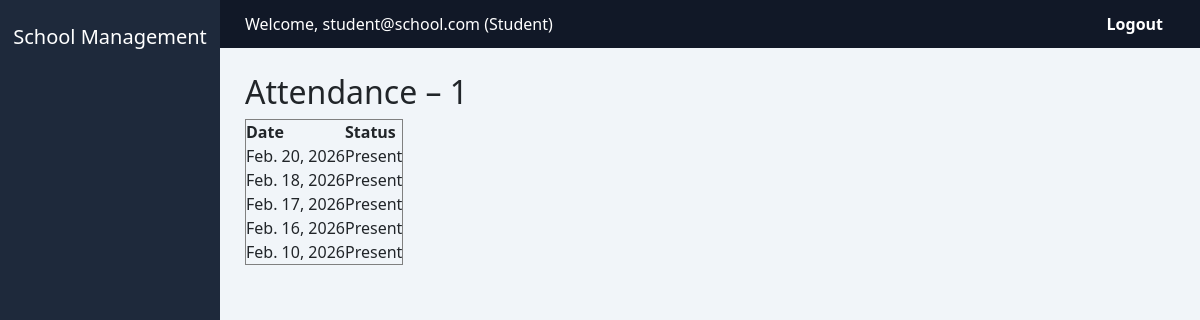
Page /attendance/1/ (signed in) on the committed database.
### accounts/models.py (models this page shows, shortened)
class CustomUser(AbstractUser):
    username = None
    email = models.EmailField(unique=True)
    ROLE_CHOICES = (
        ('ADMIN','Admin'),
        ('TEACHER','Teacher'),
        ('STUDENT','Student'),
        ('PARENT','Parent'),
    )
    role = models.CharField(max_length=10, choices=ROLE_CHOICES)
    USERNAME_FIELD = 'email'
    REQUIRED_FIELDS = []
    objects = CustomUserManager()

### profiles/models.py (models this page shows, shortened)
class StudentProfile(models.Model):
    user = models.OneToOneField(CustomUser, on_delete=models.CASCADE)
    admission_no = models.CharField(max_length=20, unique=True)
    class_name = models.CharField(max_length=20)
    section = models.CharField(max_length=10)
    date_of_birth = models.DateField()

### attendance/models.py (models this page shows, shortened)
class AttendanceRecord(models.Model):
    STATUS_CHOICES = (
        ('P', 'Present'),
        ('A', 'Absent'),
    )
    student = models.ForeignKey(
        StudentProfile,
        on_delete=models.CASCADE,
        related_name='attendance_records'
    )
    date = models.DateField()
    status = models.CharField(max_length=1, choices=STATUS_CHOICES)
    marked_by = models.ForeignKey(
        settings.AUTH_USER_MODEL,
        on_delete=models.SET_NULL,
        null=True,
        blank=True,
        limit_choices_to={'role': 'TEACHER'}
    )
    created_at = models.DateTimeField(auto_now_add=True)
    class Meta:
        unique_together = ('student', 'date')
        ordering = ['-date']
        indexes = [
            models.Index(fields=["student"]),
            models.Index(fields=["date"]),
        ]

### attendance/views.py (the view)
# urls.py: path('attendance/<int:student_id>/', views.view_attendance, name='view_attendance'),
@login_required
def view_attendance(request, student_id):
    student = StudentProfile.objects.get(id=student_id)
    if not can_view_attendance(request.user, student):
        return render(request, '403.html', status=403)
    records = student.attendance_records.all()
    return render(request, 'attendance/view.html', {
        'student': student,
        'records': records
    })

### attendance/permissions.py (called while the page is built)
def can_view_attendance(user, student):
    if user.role == 'ADMIN':
        return True
    if user.role == 'TEACHER':
        return True
    if user.role == 'STUDENT':
        return hasattr(user, 'studentprofile') and user.studentprofile == student
    if user.role == 'PARENT':
        return hasattr(user, 'parentprofile') and student in user.parentprofile.students.all()
    return False

### audit/utils.py (called while the page is built)
def get_client_ip(request):
    x_forwarded_for = request.META.get('HTTP_X_FORWARDED_FOR')
    if x_forwarded_for:
        return x_forwarded_for.split(',')[0]
    return request.META.get('REMOTE_ADDR')

### templates/attendance/view.html
{% extends "dashboard/base.html" %}
{% block content %}
<h2>Attendance – {{ student.admission_no }}</h2>
<table border="1" cellpadding="6">
  <tr>
    <th>Date</th>
    <th>Status</th>
  </tr>
  {% for r in records %}
  <tr>
    <td>{{ r.date }}</td>
    <td>{{ r.get_status_display }}</td>
  </tr>
  {% empty %}
  <tr><td colspan="2">No records</td></tr>
  {% endfor %}
</table>
{% endblock %}

### dashboard/templates/dashboard/base.html (shortened to what this page needs)
{% load static %}
<!DOCTYPE html>
<html>
<head>
    <link href="https://cdn.jsdelivr.net/npm/bootstrap@5.3.2/dist/css/bootstrap.min.css" rel="stylesheet">
    <link rel="stylesheet" href="{% static 'css/style.css' %}">
</head>
<body>
<div class="sidebar">
    <h5 class="text-center mb-4">School Management</h5>
</div>
<div class="topbar d-flex justify-content-between">
    <div>
        Welcome, {{ request.user.email }} ({{ request.user.role|title }})
    </div>
    <div>
        <a href="{% url 'logout' %}" class="logout-btn">Logout</a>
    </div>
</div>
<div class="content">
    {% block content %}{% endblock %}
</div>
</body>
</html>

### static/css/style.css (style rules this page uses)
* { margin: 0; padding: 0; box-sizing: border-box; font-family: 'Segoe UI', 'Arial', sans-serif; }
body { background-color: #f1f5f9; min-height: 100vh; }
.sidebar { height: 100vh; background-color: #1e293b; color: white; padding-top: 25px; position: fixed; width: 220px; transition: width 0.3s ease; }
.topbar { background-color: #111827; color: white; padding: 12px 25px; margin-left: 220px; display: flex; justify-content: space-between; align-items: center; }
.logout-btn { color: white; text-decoration: none; font-weight: 600; padding: 6px 12px; border-radius: 6px; transition: 0.2s; }
.content { margin-left: 220px; padding: 25px; }

### rows in the picture
CustomUser: user.email "student@school.com", user.role "Student"
StudentProfile: admission_no "1"
AttendanceRecord: date "Feb. 20, 2026", status "Present"
AttendanceRecord: date "Feb. 18, 2026", status "Present"
AttendanceRecord: date "Feb. 17, 2026", status "Present"
AttendanceRecord: date "Feb. 16, 2026", status "Present"
AttendanceRecord: date "Feb. 10, 2026", status "Present"
